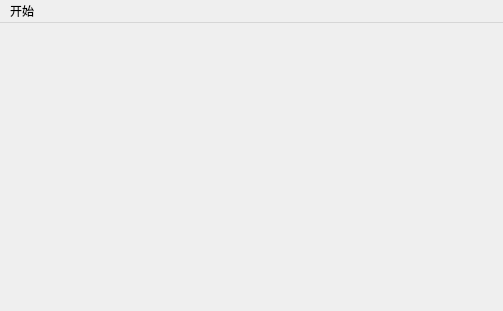
<?xml version="1.0" encoding="UTF-8"?>
<ui version="4.0">
 <class>MainScene</class>
 <widget class="QMainWindow" name="MainScene">
  <property name="geometry">
   <rect>
    <x>0</x>
    <y>0</y>
    <width>503</width>
    <height>311</height>
   </rect>
  </property>
  <property name="windowTitle">
   <string>MainScene</string>
  </property>
  <widget class="QWidget" name="centralwidget"/>
  <widget class="QMenuBar" name="menubar">
   <property name="geometry">
    <rect>
     <x>0</x>
     <y>0</y>
     <width>503</width>
     <height>21</height>
    </rect>
   </property>
   <widget class="QMenu" name="menu">
    <property name="title">
     <string>开始</string>
    </property>
    <addaction name="actionquit"/>
   </widget>
   <addaction name="menu"/>
  </widget>
  <action name="actionquit">
   <property name="text">
    <string>退出</string>
   </property>
  </action>
 </widget>
 <resources/>
 <connections/>
</ui>
